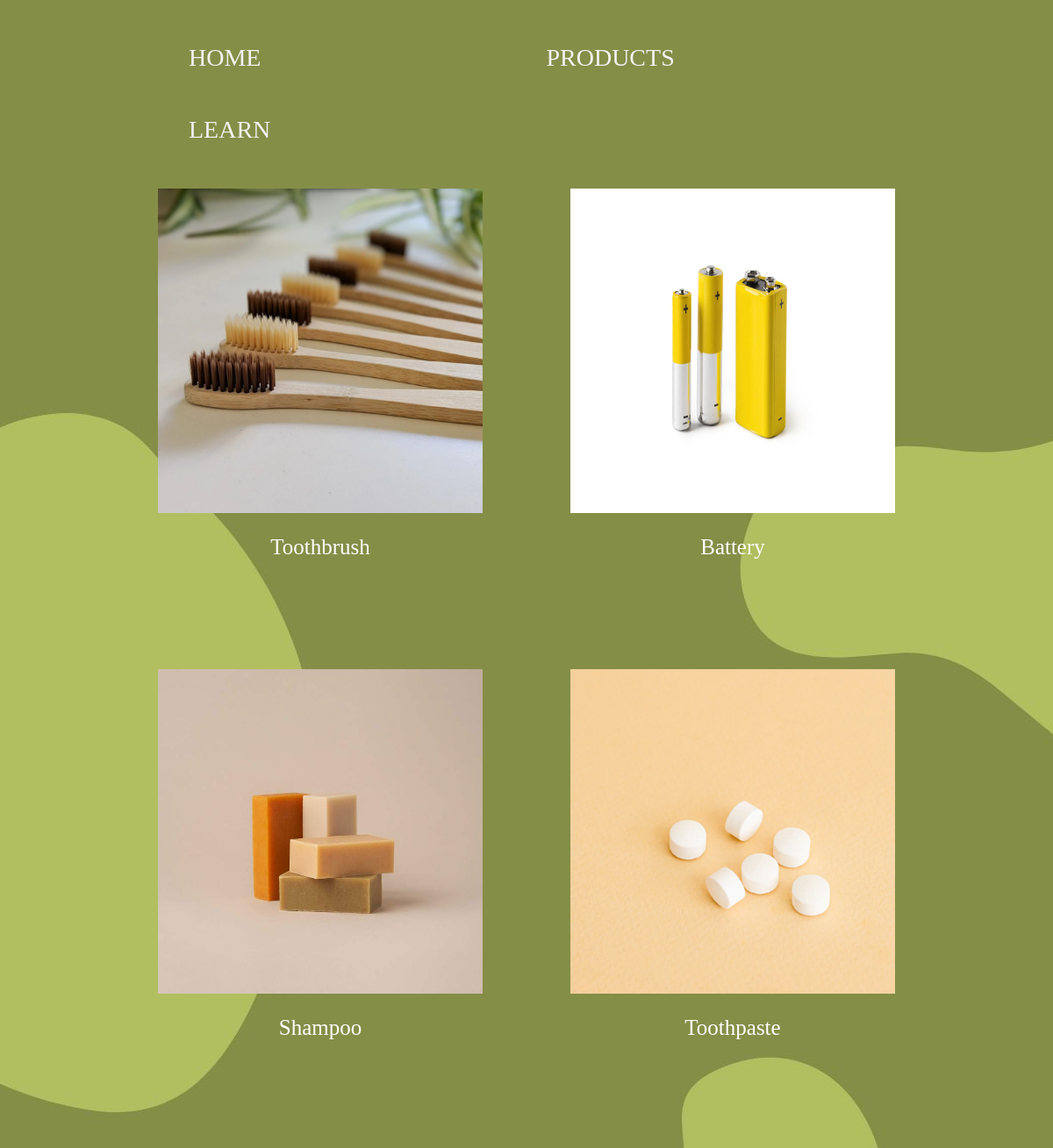
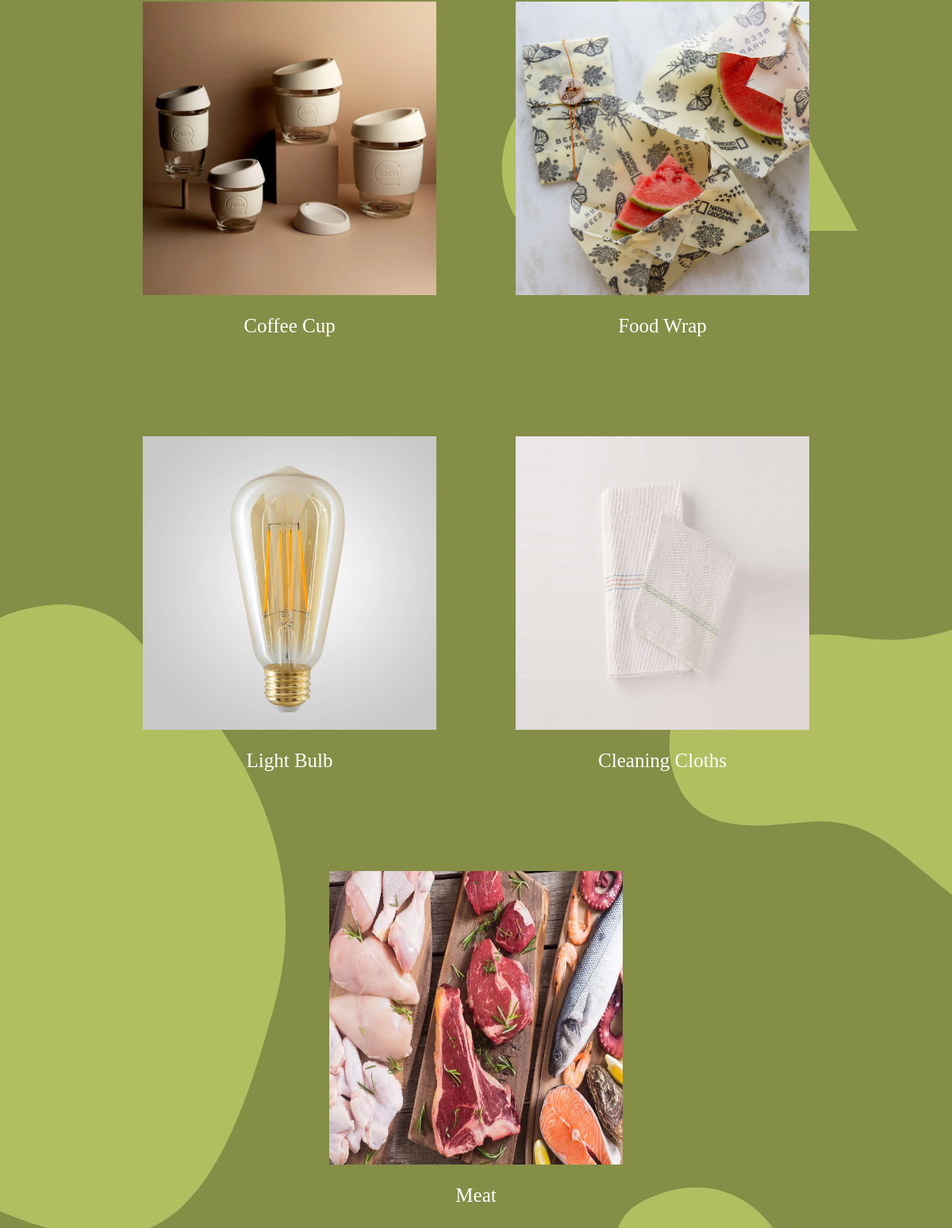
/product, run on the app's committed database (2 pictures, top to bottom).
### tables this page shows
CREATE TABLE product (id INTEGER PRIMARY KEY AUTOINCREMENT, file_name TEXT, name TEXT NOT NULL REFERENCES var (name), description TEXT REFERENCES var ("desc"));

### main.py (the view)
@app.route("/product")
def product():
    cursor = get_db().cursor()
    sql = "SELECT * FROM product"
    cursor.execute(sql)
    results = cursor.fetchall()
    return render_template("product.html", results=results)

### main.py (called while the page is built)
def get_db():
    db = getattr(g, "_database", None)
    if db is None:
        db = g._database = sqlite3.connect(DATABASE)
    return db

@app.teardown_appcontext
def close_connection(exception):
    db = getattr(g, "_database", None)
    if db is not None:
        db.close()

### templates/product.html (shortened to what this page needs)
<!DOCTYPE html>
<html lang="en">
<head>
    <link rel="stylesheet" href="{{url_for('static',filename='styles.css')}}">
</head>
<body>
    <header>
        <div class="container">
            <nav>
                <ul>
                    <li><a href="http://127.0.0.1:5000">Home</a></li>
                    <li><a href="http://127.0.0.1:5000/product">Products</a></li>
                    <li><a href="http://127.0.0.1:5000/learn">Learn</a></li>
                </ul>
            </nav>
        </div>
    </header>
    <br><br><br><br><br><br><br><br><br><br>
    <div class="flex-container">
        {% for item in results %}
            <div class="flex-item">
                <figure class="flex-image" >
                    <img src="static/images/{{item[1]}}" class="flex-image" alt="IMG">
                </figure>
                <a href="http://127.0.0.1:5000/product/{{item[0]}}" class="pr-links">{{item[2]}}</a>
            </div>
        {% endfor %}
    </div>
    <body class="bgimg3"></body>
    <br><br><br><br>
</body>
</html>

### static/styles.css (style rules this page uses)
.flex-container { display: flex; flex-direction: row; flex-wrap: wrap; justify-content: center; row-gap: 80px; }
.flex-item { border: none; padding: 10px; font-size: 25px; text-align: center; min-width: 100px; color: white; }
.flex-image { display: grid; text-align: center; width: 370px; height: 370px; }
.pr-links { text-decoration: none; color: white; }
.bgimg3 { background-image: url('/static/images/bgimg5.jpg'); }
body { margin: 0; }
.container { position: absolute; top: 0; width: auto; margin: 0; }
nav ul { margin: 0; list-style: none; }
nav li { float: left; text-align: center; left: 0; margin-left: 175px; margin-right: 150px; padding-top: 50px; }
nav a { color: rgb(243, 243, 243); text-decoration: none; text-transform: uppercase; font-size: 28px; }

### data on the page
product: file_name (picture), name "Toothbrush"
product: file_name (picture), name "Battery"
product: file_name (picture), name "Shampoo"
product: file_name (picture), name "Toothpaste"
product: file_name (picture), name "Coffee Cup"
product: file_name (picture), name "Food Wrap"
product: file_name (picture), name "Light Bulb"
product: file_name (picture), name "Cleaning Cloths"
product: file_name (picture), name "Meat"
